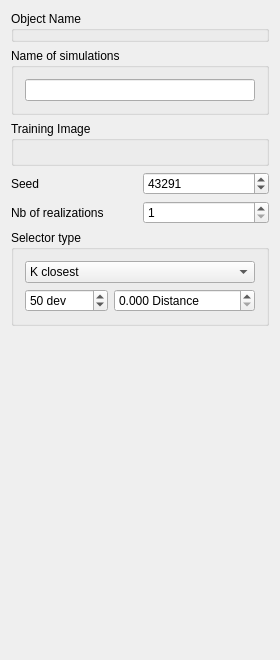
<?xml version="1.0" encoding="UTF-8"?>
<ui version="4.0">
 <class>ENESIM</class>
 <widget class="QWidget" name="ENESIM">
  <property name="enabled">
   <bool>true</bool>
  </property>
  <property name="geometry">
   <rect>
    <x>0</x>
    <y>0</y>
    <width>247</width>
    <height>660</height>
   </rect>
  </property>
  <property name="windowTitle">
   <string>ENESIM</string>
  </property>
  <property name="AlgorithmCategory" stdset="0">
   <string>Simulation</string>
  </property>
  <property name="AlgorithmDescription" stdset="0">
   <string>MPS scanning the TI</string>
  </property>
  <layout class="QVBoxLayout" name="verticalLayout_4">
   <item>
    <widget class="QGroupBox" name="GroupBox3">
     <property name="title">
      <string>Object Name</string>
     </property>
     <layout class="QGridLayout">
      <property name="margin">
       <number>0</number>
      </property>
      <item row="0" column="0">
       <widget class="GridSelector" name="GridSelector_Sim">
        <property name="currentIndex" stdset="0">
         <number>0</number>
        </property>
       </widget>
      </item>
     </layout>
    </widget>
   </item>
   <item>
    <widget class="QGroupBox" name="groupBox">
     <property name="title">
      <string>Name of simulations</string>
     </property>
     <layout class="QVBoxLayout" name="verticalLayout">
      <item>
       <widget class="QLineEdit" name="Property_Name_Sim"/>
      </item>
     </layout>
    </widget>
   </item>
   <item>
    <widget class="QGroupBox" name="groupBox_2">
     <property name="title">
      <string>Training Image</string>
     </property>
     <layout class="QVBoxLayout" name="verticalLayout_2">
      <item>
       <widget class="PropertySelector" name="PropertySelector_Training"/>
      </item>
     </layout>
    </widget>
   </item>
   <item>
    <layout class="QHBoxLayout" name="horizontalLayout">
     <item>
      <widget class="QLabel" name="label">
       <property name="text">
        <string>Seed</string>
       </property>
      </widget>
     </item>
     <item>
      <widget class="QSpinBox" name="Seed">
       <property name="minimum">
        <number>10007</number>
       </property>
       <property name="maximum">
        <number>99991</number>
       </property>
       <property name="singleStep">
        <number>2</number>
       </property>
       <property name="value">
        <number>43291</number>
       </property>
      </widget>
     </item>
    </layout>
   </item>
   <item>
    <layout class="QHBoxLayout" name="horizontalLayout_2">
     <item>
      <widget class="QLabel" name="label_2">
       <property name="text">
        <string>Nb of realizations</string>
       </property>
      </widget>
     </item>
     <item>
      <widget class="QSpinBox" name="Nb_Realizations">
       <property name="minimum">
        <number>1</number>
       </property>
       <property name="maximum">
        <number>100000</number>
       </property>
      </widget>
     </item>
    </layout>
   </item>
   <item>
    <widget class="QGroupBox" name="groupBox_3">
     <property name="title">
      <string>Selector type</string>
     </property>
     <layout class="QVBoxLayout" name="verticalLayout_3">
      <item>
       <widget class="QComboBox" name="Dev_Selector">
        <item>
         <property name="text">
          <string>K closest</string>
         </property>
        </item>
        <item>
         <property name="text">
          <string>Distance cut-off</string>
         </property>
        </item>
       </widget>
      </item>
      <item>
       <layout class="QHBoxLayout" name="horizontalLayout_4">
        <item>
         <widget class="QSpinBox" name="Dev_Selector_K_closest">
          <property name="suffix">
           <string> dev</string>
          </property>
          <property name="prefix">
           <string/>
          </property>
          <property name="minimum">
           <number>1</number>
          </property>
          <property name="maximum">
           <number>10000</number>
          </property>
          <property name="value">
           <number>50</number>
          </property>
         </widget>
        </item>
        <item>
         <widget class="QDoubleSpinBox" name="Dev_Selector_upperbound">
          <property name="enabled">
           <bool>true</bool>
          </property>
          <property name="prefix">
           <string/>
          </property>
          <property name="suffix">
           <string> Distance</string>
          </property>
          <property name="decimals">
           <number>3</number>
          </property>
          <property name="maximum">
           <double>1000000.000000000000000</double>
          </property>
         </widget>
        </item>
        <item>
         <spacer name="horizontalSpacer">
          <property name="orientation">
           <enum>Qt::Horizontal</enum>
          </property>
          <property name="sizeHint" stdset="0">
           <size>
            <width>40</width>
            <height>20</height>
           </size>
          </property>
         </spacer>
        </item>
       </layout>
      </item>
     </layout>
    </widget>
   </item>
   <item>
    <widget class="EllipsoidInput" name="Search_Ellipsoid"/>
   </item>
   <item>
    <spacer name="verticalSpacer">
     <property name="orientation">
      <enum>Qt::Vertical</enum>
     </property>
     <property name="sizeHint" stdset="0">
      <size>
       <width>20</width>
       <height>40</height>
      </size>
     </property>
    </spacer>
   </item>
  </layout>
 </widget>
 <layoutdefault spacing="6" margin="11"/>
 <pixmapfunction>qPixmapFromMimeSource</pixmapfunction>
 <customwidgets>
  <customwidget>
   <class>EllipsoidInput</class>
   <extends>QWidget</extends>
   <header>GsTLAppli/extra/qtplugins/ellipsoid_input.h</header>
  </customwidget>
  <customwidget>
   <class>GridSelector</class>
   <extends>QWidget</extends>
   <header>GsTLAppli/extra/qtplugins/selectors.h</header>
  </customwidget>
  <customwidget>
   <class>PropertySelector</class>
   <extends>QWidget</extends>
   <header>GsTLAppli/extra/qtplugins/selectors.h</header>
  </customwidget>
 </customwidgets>
 <includes>
  <include location="local">gridselector.h</include>
  <include location="local">gstlgroupbox.h</include>
  <include location="local">orderedpropertyselector.h</include>
  <include location="local">multipropertyselector.h</include>
  <include location="local">gstlgroupbox.h</include>
  <include location="local">gstlgroupbox.h</include>
  <include location="local">gstlgroupbox.h</include>
  <include location="local">gstlgroupbox.h</include>
  <include location="local">gstlgroupbox.h</include>
  <include location="local">gstlgroupbox.h</include>
  <include location="local">gstlgroupbox.h</include>
  <include location="local">gstlgroupbox.h</include>
 </includes>
 <resources/>
 <connections/>
</ui>
